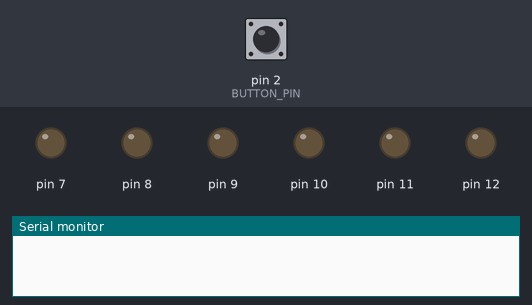
A sketch run on a simulated Arduino Uno, built with avr-gcc and run on an emulated ATmega328P. Shown: output pins drawn as LEDs (lit = HIGH), the last lines printed to the serial monitor. Dashed ring = blinking. The test bench sets the inputs (shaded band); at power-on: pin 2 (BUTTON_PIN) LOW. Random numbers use the default seed unless the sketch sets one.

Above: at 1.2 s.
1.3 s: pin 2 (BUTTON_PIN) pulled HIGH for 1 s
At 1.45 s:
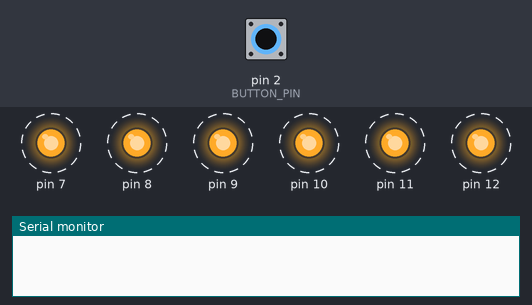
4.3 s: pin 2 (BUTTON_PIN) pulled HIGH for 0.15 s
At 5.7 s:
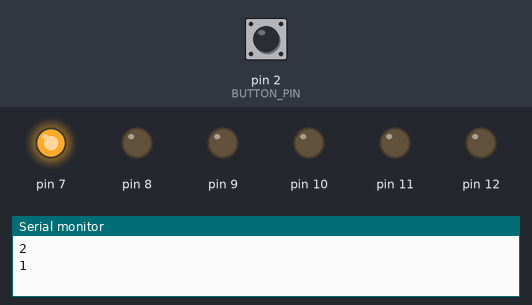
6.0 s: pin 2 (BUTTON_PIN) pulled HIGH for 3.2 s
At 9.5 s:
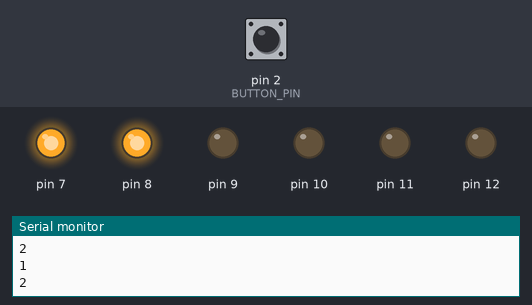
10.7 s: pin 2 (BUTTON_PIN) pulled HIGH for 0.15 s
At 11.9 s:
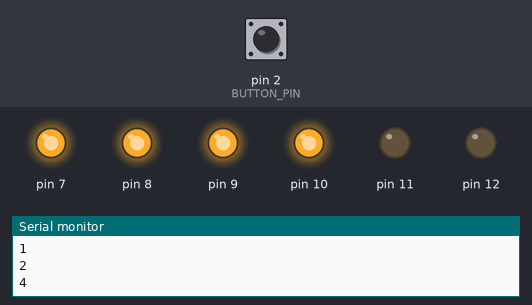
12.4 s: pin 2 (BUTTON_PIN) pulsed HIGH 5 times (0.12 s each, 0.3 s apart)
At 14.1 s:
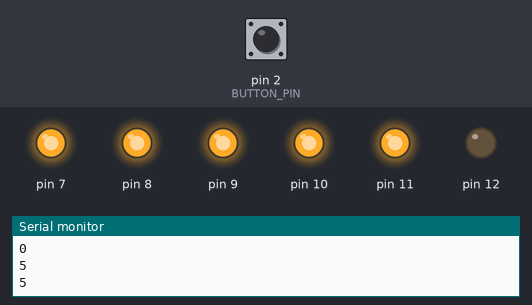
15.4 s: pin 2 (BUTTON_PIN) pulsed HIGH 5 times (0.12 s each, 0.3 s apart)
At 16.25 s:
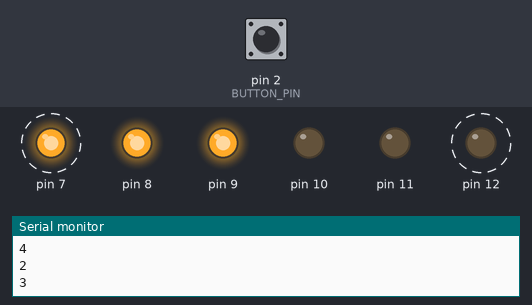
Timing chart, 0 to 18.4 s (numbered marks = the images above; inputs shaded):
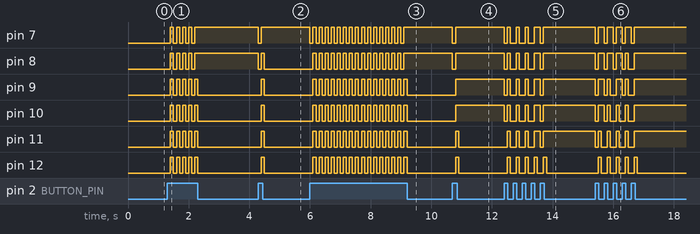

Measured:
- after the input at 1.3 s, pin 7, pin 8: alternates HIGH for 0.10 s and LOW for 0.10 s, 9 changes in all, then stays HIGH, starting after 0.10 s; pin 9–12: alternates HIGH for 0.10 s and LOW for 0.10 s, 10 changes in all, then stays LOW, starting after 0.10 s
- after the input at 4.3 s, pin 7: HIGH → LOW at once, → HIGH 0.10 s later; pin 8: HIGH → LOW at once, → HIGH 0.10 s later, → LOW 0.10 s later; pin 9–12: LOW → HIGH after 0.10 s, → LOW 0.10 s later
- after the input at 6.0 s, pin 7: alternates HIGH for 0.10 s and LOW for 0.10 s, 32 changes in all, then stays HIGH, starting at once; pin 8: alternates HIGH for 0.10 s and LOW for 0.10 s, 31 changes in all, then stays HIGH, starting after 0.10 s
- after the input at 10.7 s, pin 7, pin 8: HIGH → LOW at once, → HIGH 0.10 s later; pin 9, pin 10: LOW → HIGH after 0.10 s; pin 11, pin 12: LOW → HIGH after 0.10 s, → LOW 0.10 s later
- after the input at 12.4 s, pin 7–10: goes LOW 0.10 s, 3 × (HIGH 0.10 s, LOW 0.20 s), HIGH 0.20 s, LOW 0.10 s, then HIGH, starting at once; pin 11: goes 3 × (HIGH 0.10 s, LOW 0.20 s), HIGH 0.20 s, LOW 0.10 s, then HIGH, starting after 0.10 s; pin 12: alternates HIGH for 0.10 s and LOW for 0.20 s, 10 changes in all, then stays LOW, starting after 0.10 s
- after the input at 15.4 s, pin 7: alternates HIGH for 0.20 s and LOW for 0.10 s, 10 changes in all, then stays HIGH, starting at once; pin 8: goes 3 × (LOW 0.10 s, HIGH 0.20 s), LOW 0.10 s, HIGH 0.10 s, LOW 0.20 s, then HIGH, starting at once

The sketch:

4_dice_game.ino
```cpp
int BUTTON_PIN = 2;
int LEDS_NUM = 6;
int ANIMATION_DELAY = 100;

void setup()
{
  Serial.begin(9600);

  pinMode(BUTTON_PIN, INPUT);
  pinMode(7, OUTPUT);
  pinMode(8, OUTPUT);
  pinMode(9, OUTPUT);
  pinMode(10, OUTPUT);
  pinMode(11, OUTPUT);
  pinMode(12, OUTPUT);

  randomSeed(analogRead(0));
}

void resetAllLeds()
{
  digitalWrite(7, LOW);
  digitalWrite(8, LOW);
  digitalWrite(9, LOW);
  digitalWrite(10, LOW);
  digitalWrite(11, LOW);
  digitalWrite(12, LOW);
}

void setAllLeds()
{
  digitalWrite(7, HIGH);
  digitalWrite(8, HIGH);
  digitalWrite(9, HIGH);
  digitalWrite(10, HIGH);
  digitalWrite(11, HIGH);
  digitalWrite(12, HIGH);
}

int lastButtonState = 0;
long randomNum = 0;

void loop()
{
  int buttonState = digitalRead(BUTTON_PIN);

  if (buttonState == HIGH)
  {
    resetAllLeds();
    delay(ANIMATION_DELAY);
    setAllLeds();
    delay(ANIMATION_DELAY);
  }
  else // buttonState == LOW
  {
    if (lastButtonState == HIGH)
    {
      resetAllLeds();
      randomNum = random(7, 13);

      Serial.println(randomNum - 7);

      for (int i = 7; i < 13; i++)
      {
        if (i < randomNum)
        {
          digitalWrite(i, HIGH);
        }
        else
        {
          digitalWrite(i, LOW);
        }
      }
    }
  }
  lastButtonState = buttonState;
}
```
